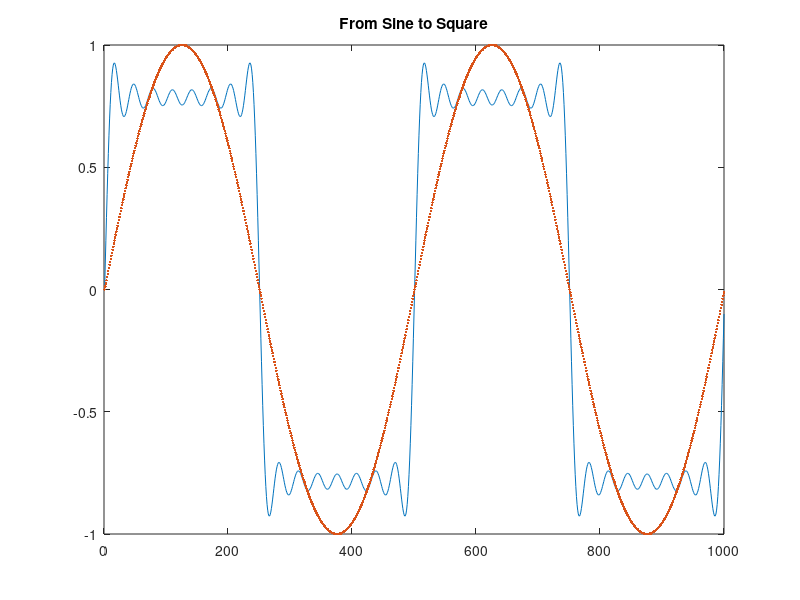

Reproduce this figure in MATLAB.
## See chapter 2.1 in "SDR for Engineers"

for n = 1:2:15
  ##     sinewave(samples, period) / amplitude
  wave = sinewave(1000,    500/n)  / n;
  if n == 1
	sum = wave;
	orig = wave;
  else
	sum += wave;
  end
  plot(sum, '-', orig, '.');
  title("From Sine to Square");

  ## Press space bar to see the next step in the animation
  waitforbuttonpress();
end
